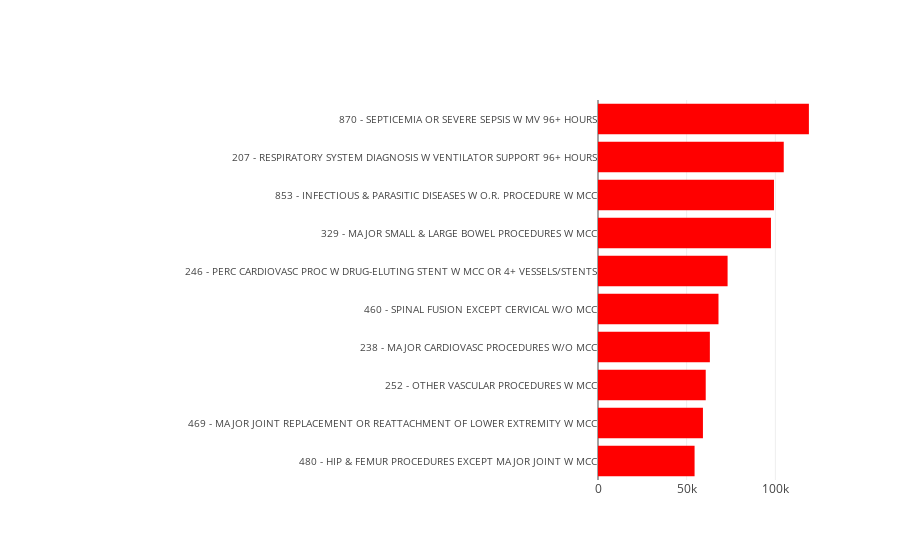

This figure's notebook cell:
### Code cell
upper_trace = go.Bar(
    x = highest_divergent_drgs['diff'][:10][::-1],
    y = highest_divergent_drgs.index[:10][::-1],
    orientation='h',
    marker=dict(
        color='red'
    )
)

data = [upper_trace]

layout = go.Layout(
    xaxis = dict(
        domain=[0.7,1],
    ),
    yaxis = dict(
        tickfont=dict(
            size=10
        ),
    ), 
)

fig = go.Figure(data=data, layout=layout)
plotly.offline.iplot(fig)

### Figure 1 — Plotly figure (JSON) as saved in the notebook; plotly's stock layout.template omitted (floating-point values rounded to 4 significant figures)
{"data": [{"marker": {"color": "red"}, "orientation": "h", "type": "bar", "uid": "32f01a22-91c8-11e8-a284-0205857feb80", "x": [54460.0, 59170.0, 60750.0, 63070.0, 67940.0, 73070.0, 97530.0, 99230.0, 104700.0, 118900.0], "y": ["480 - HIP & FEMUR PROCEDURES EXCEPT MAJOR JOINT W MCC", "469 - MAJOR JOINT REPLACEMENT OR REATTACHMENT OF LOWER EXTREMITY W MCC", "252 - OTHER VASCULAR PROCEDURES W MCC", "238 - MAJOR CARDIOVASC PROCEDURES W/O MCC", "460 - SPINAL FUSION EXCEPT CERVICAL W/O MCC", "246 - PERC CARDIOVASC PROC W DRUG-ELUTING STENT W MCC OR 4+ VESSELS/STENTS", "329 - MAJOR SMALL & LARGE BOWEL PROCEDURES W MCC", "853 - INFECTIOUS & PARASITIC DISEASES W O.R. PROCEDURE W MCC", "207 - RESPIRATORY SYSTEM DIAGNOSIS W VENTILATOR SUPPORT 96+ HOURS", "870 - SEPTICEMIA OR SEVERE SEPSIS W MV 96+ HOURS"]}], "layout": {"xaxis": {"domain": [0.7, 1]}, "yaxis": {"tickfont": {"size": 10}}}}
